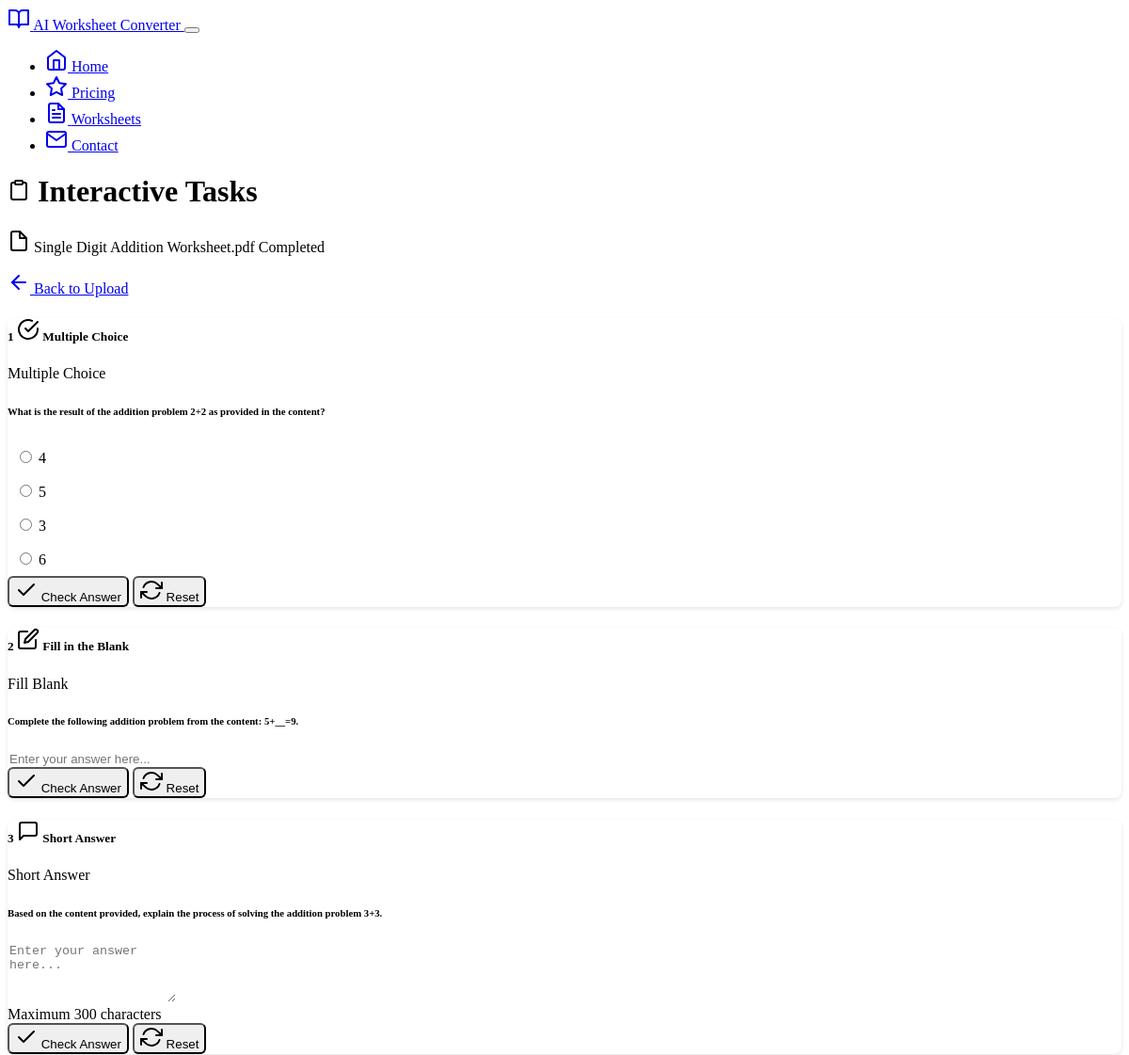
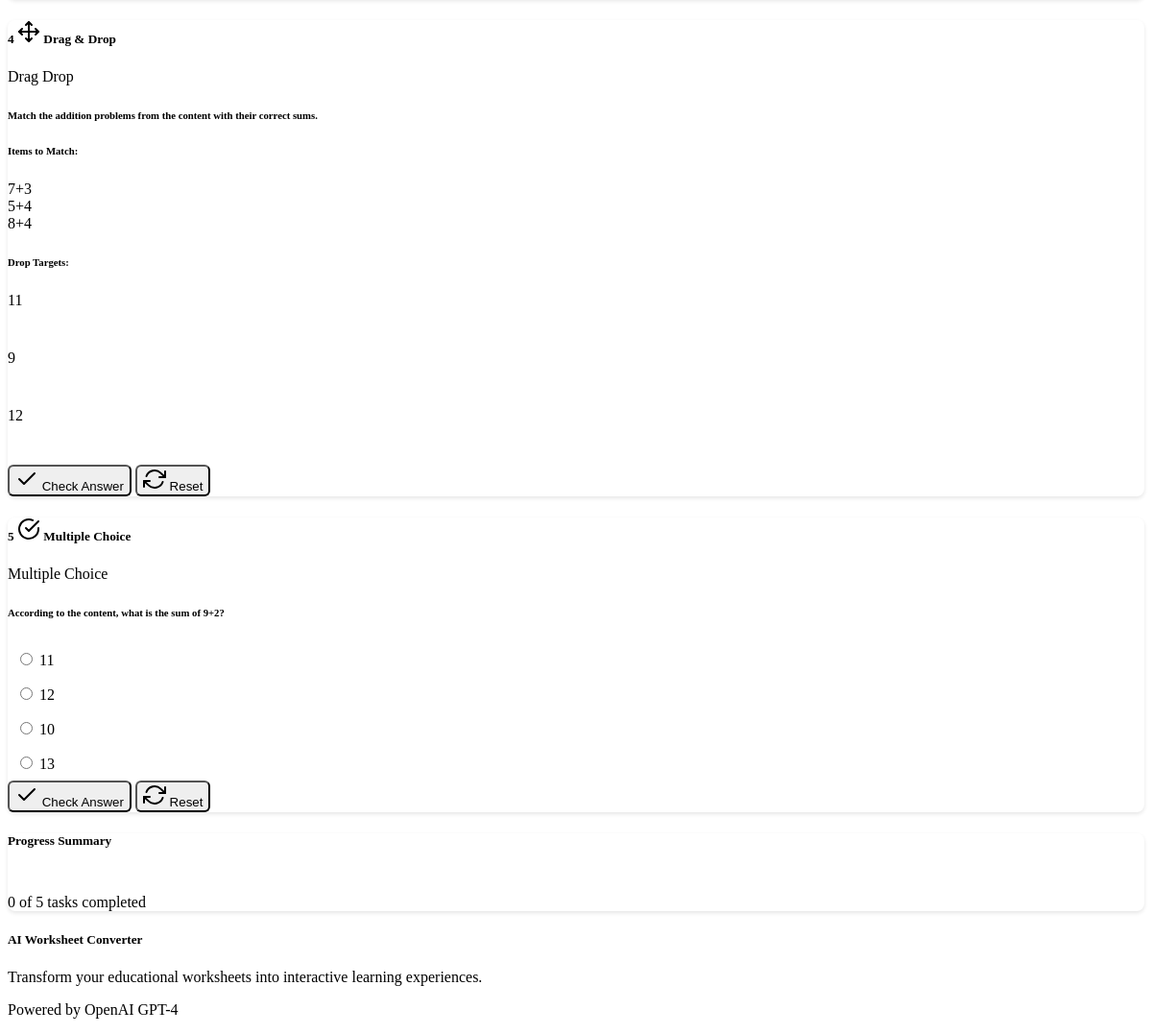
Page /tasks/16 on the committed database (2 pictures, top to bottom).
### models.py (models this page shows)
class Worksheet(db.Model):
    id = db.Column(db.Integer, primary_key=True)
    filename = db.Column(db.String(255), nullable=False)
    original_filename = db.Column(db.String(255), nullable=False)
    file_type = db.Column(db.String(10), nullable=False)  # 'pdf' or 'docx'
    extracted_text = db.Column(Text)
    upload_date = db.Column(db.DateTime, default=datetime.utcnow)
    processing_status = db.Column(db.String(20), default='pending')  # pending, processing, completed, failed
    user_id = db.Column(db.Integer, db.ForeignKey('user.id'), nullable=True)  # Link to user
    tasks = db.relationship('Task', backref='worksheet', lazy=True, cascade='all, delete-orphan')

class Task(db.Model):
    id = db.Column(db.Integer, primary_key=True)
    worksheet_id = db.Column(db.Integer, db.ForeignKey('worksheet.id'), nullable=False)
    task_type = db.Column(db.String(50), nullable=False)  # multiple_choice, fill_blank, short_answer, drag_drop
    question = db.Column(Text, nullable=False)
    task_data = db.Column(JSON)  # Store task-specific data (options, correct answers, etc.)
    order_index = db.Column(db.Integer, default=0)
    created_date = db.Column(db.DateTime, default=datetime.utcnow)
    def to_dict(self):
        return {
            'id': self.id,
            'task_type': self.task_type,
            'question': self.question,
            'task_data': self.task_data,
            'order_index': self.order_index
        }

### routes/tasks.py (the view)
@tasks_bp.route('/tasks/<int:worksheet_id>')
def view_tasks(worksheet_id):
    try:
        worksheet = Worksheet.query.get_or_404(worksheet_id)
        tasks_data = TaskConverter.get_tasks_for_worksheet(worksheet_id)
        if not tasks_data:
            flash('No tasks found for this worksheet', 'warning')
            return redirect(url_for('index'))
        logger.info(f"Rendering template with {len(tasks_data)} tasks")
        return render_template('tasks.html',
                             worksheet=worksheet,
                             tasks=tasks_data)
    except Exception as e:
        logger.error(f"Error viewing tasks: {str(e)}")
        flash(f'Error loading tasks: {str(e)}', 'error')
        return redirect(url_for('index'))

### services/task_converter.py (called while the page is built)
    @staticmethod
    def get_tasks_for_worksheet(worksheet_id):
        try:
            tasks = Task.query.filter_by(worksheet_id=worksheet_id).order_by(Task.order_index).all()
            logger.info(f"Found {len(tasks)} tasks for worksheet {worksheet_id}")
            result = []
            for task in tasks:
                try:
                    task_dict = task.to_dict()
                    result.append(task_dict)
                except Exception as e:
                    logger.error(f"Error converting task {task.id} to dict: {str(e)}")
                    continue
            return result
        except Exception as e:
            logger.error(f"Error retrieving tasks: {str(e)}")
            raise Exception(f"Failed to retrieve tasks: {str(e)}")

### templates/tasks.html (shortened to what this page needs)
{% extends "base.html" %}
{% block content %}
<div class="row">
    <div class="col-lg-10 mx-auto">
        <div class="d-flex justify-content-between align-items-center mb-4">
            <div>
                <h1 class="h3 mb-1">
                    <i data-feather="clipboard" class="me-2"></i>
                    Interactive Tasks
                </h1>
                <p class="text-muted mb-0">
                    <i data-feather="file" class="me-1"></i>
                    {{ worksheet.original_filename }}
                    <span class="badge bg-{{ 'success' if worksheet.processing_status == 'completed' else 'warning' }} ms-2">
                        {{ (worksheet.processing_status or '').title() }}
                    </span>
                </p>
            </div>
            <div>
                <a href="{{ url_for('index') }}" class="btn btn-outline-secondary">
                    <i data-feather="arrow-left" class="me-1"></i>
                    Back to Upload
                </a>
            </div>
        </div>
        <div id="tasksContainer">
            {% for task in tasks %}
                <div class="card mb-4 task-card" data-task-id="{{ task.id }}">
                    <div class="card-header d-flex justify-content-between align-items-center">
                        <h5 class="card-title mb-0">
                            <span class="badge bg-info me-2">{{ loop.index }}</span>
                            {% if task.task_type == 'multiple_choice' %}
                                <i data-feather="check-circle" class="me-1"></i>
                                Multiple Choice
                            {% elif task.task_type == 'fill_blank' %}
                                <i data-feather="edit" class="me-1"></i>
                                Fill in the Blank
                            {% elif task.task_type == 'short_answer' %}
                                <i data-feather="message-square" class="me-1"></i>
                                Short Answer
                            {% elif task.task_type == 'drag_drop' %}
                                <i data-feather="move" class="me-1"></i>
                                Drag & Drop
                            {% endif %}
                        </h5>
                        <span class="badge bg-secondary">{{ (task.task_type or '').replace('_', ' ').title() }}</span>
                    </div>
                    <div class="card-body">
                        <div class="question mb-3">
                            <h6 class="fw-bold">{{ task.question }}</h6>
                        </div>
                        <div class="task-content">
                            {% if task.task_type == 'multiple_choice' %}
                                <div class="multiple-choice-options">
                                    {% for option in task.task_data.options %}
                                        <div class="form-check mb-2">
                                            <input class="form-check-input" type="radio" name="task_{{ task.id }}"
                                                   id="task_{{ task.id }}_option_{{ loop.index0 }}"
                                                   value="{{ loop.index0 }}">
                                            <label class="form-check-label" for="task_{{ task.id }}_option_{{ loop.index0 }}">
                                                {{ option }}
                                            </label>
                                        </div>
                                    {% endfor %}
                                </div>
                            {% elif task.task_type == 'fill_blank' %}
                                <div class="fill-blank-input">
                                    <input type="text" class="form-control"
                                           placeholder="Enter your answer here..."
                                           id="task_{{ task.id }}_answer">
                                </div>
                            {% elif task.task_type == 'short_answer' %}
                                <div class="short-answer-input">
                                    <textarea class="form-control" rows="4"
                                              placeholder="Enter your answer here..."
                                              id="task_{{ task.id }}_answer"
                                              maxlength="{{ task.task_data.max_length or 500 }}"></textarea>
                                    <div class="form-text">
                                        Maximum {{ task.task_data.max_length or 500 }} characters
                                    </div>
                                </div>
                            {% elif task.task_type == 'drag_drop' %}
                                <div class="drag-drop-container">
                                    <div class="row">
                                        <div class="col-md-6">
                                            <h6>Items to Match:</h6>
                                            <div class="draggable-items" id="task_{{ task.id }}_items">
                                                {% for item in task.task_data['items'] %}
                                                    <div class="draggable-item badge bg-primary me-2 mb-2 p-2"
                                                         draggable="true" data-item="{{ item }}">
                                                        {{ item }}
                                                    </div>
                                                {% endfor %}
                                            </div>
                                        </div>
                                        <div class="col-md-6">
                                            <h6>Drop Targets:</h6>
                                            <div class="drop-targets" id="task_{{ task.id }}_targets">
                                                {% for target in task.task_data['targets'] %}
                                                    <div class="drop-target border rounded p-3 mb-2"
                                                         data-target="{{ target }}">
                                                        <div class="target-label">{{ target }}</div>
                                                        <div class="dropped-item"></div>
                                                    </div>
                                                {% endfor %}
                                            </div>
                                        </div>
                                    </div>
                                </div>
                            {% endif %}
                        </div>
                        <div class="task-actions mt-3">
                            <button class="btn btn-primary check-answer-btn" data-task-id="{{ task.id }}">
                                <i data-feather="check" class="me-1"></i>
                                Check Answer
                            </button>
                            <button class="btn btn-outline-secondary reset-btn" data-task-id="{{ task.id }}">
                                <i data-feather="refresh-cw" class="me-1"></i>
                                Reset
                            </button>
                        </div>
                    </div>
                </div>
            {% endfor %}
        </div>
        <div class="card mt-4">
            <div class="card-body text-center">
                <h5>Progress Summary</h5>
                <div class="progress mb-3">
                </div>
                <p class="text-muted mb-0">
                    <span id="completedTasks">0</span> of {{ tasks|length }} tasks completed
                </p>
            </div>
        </div>
    </div>
</div>
{% endblock %}

### static/css/custom.css (style rules this page uses)
:root { --task-border-radius: 8px; --task-shadow: 0 2px 4px rgba(0, 0, 0, 0.1); --success-color: #22c55e; --error-color: #ef4444; --warning-color: #f59e0b; }
.task-card { border-radius: var(--task-border-radius); box-shadow: var(--task-shadow); transition: all 0.3s ease; }
.multiple-choice-options .form-check { padding: 0.5rem; border-radius: 4px; transition: background-color 0.2s ease; }
.fill-blank-input input { border: 2px solid var(--bs-border-color); border-radius: 4px; transition: border-color 0.2s ease; }
.short-answer-input textarea { border: 2px solid var(--bs-border-color); border-radius: 4px; transition: border-color 0.2s ease; resize: vertical; }
.drag-drop-container { min-height: 200px; }
.draggable-item { cursor: move; user-select: none; transition: transform 0.2s ease; }
.drop-target { min-height: 60px; border: 2px dashed var(--bs-border-color); transition: all 0.2s ease; position: relative; }
.drop-target .target-label { font-weight: 500; margin-bottom: 0.5rem; }
.drop-target .dropped-item { min-height: 30px; }
.progress { height: 8px; border-radius: 4px; }
.btn { border-radius: 6px; font-weight: 500; transition: all 0.2s ease; }
.card { border-radius: var(--task-border-radius); box-shadow: var(--task-shadow); transition: all 0.3s ease; }

### rows in the picture
Worksheet: original_filename "Single Digit Addition Worksheet.pdf", processing_status "Completed"
Task: shows "Multiple Choice", task_type "Multiple Choice", question "What is the result of the addition problem 2+2 as provided in the content?", options "4" "5" "3" "6"
Task: shows "Fill in the Blank", task_type "Fill Blank", question "Complete the following addition problem from the content: 5+__=9."
Task: shows "Short Answer", task_type "Short Answer", question "Based on the content provided, explain the process of solving the addition problem 3+3.", id "Enter your answer here...", task_data "300"
Task: shows "Drag & Drop", task_type "Drag Drop", question "Match the addition problems from the content with their correct sums.", item "7+3" "5+4" "8+4", target "11" "9" "12"
Task: shows "Multiple Choice", task_type "Multiple Choice", question "According to the content, what is the sum of 9+2?", options "11" "12" "10" "13"

### other values in the picture
{{ tasks|length }} "5"
